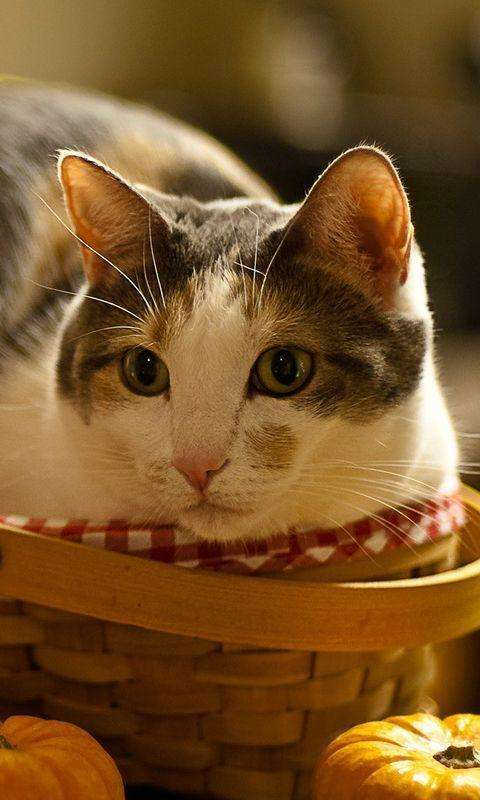
#> input picture resource/images/cat.jpeg, 480 x 800 px
$ python cannyedgedetection.py
#> lines starting #> are read from the running program, lines starting #| are printed output that depends on the picture; after the words box and inside, x2 and y2 are one past the last pixel; in counts of white or black regions, pixels touching at a corner belong together
#> further down, src is the input picture: shape (800, 480, 3); mean B, G, R 40.8, 84, 122
import cv2 as cv


# 边缘检测述算法
def edge_image(image):
    blurred = cv.GaussianBlur(image, (3, 3), 0)
    gray = cv.cvtColor(blurred, cv.COLOR_BGR2GRAY)
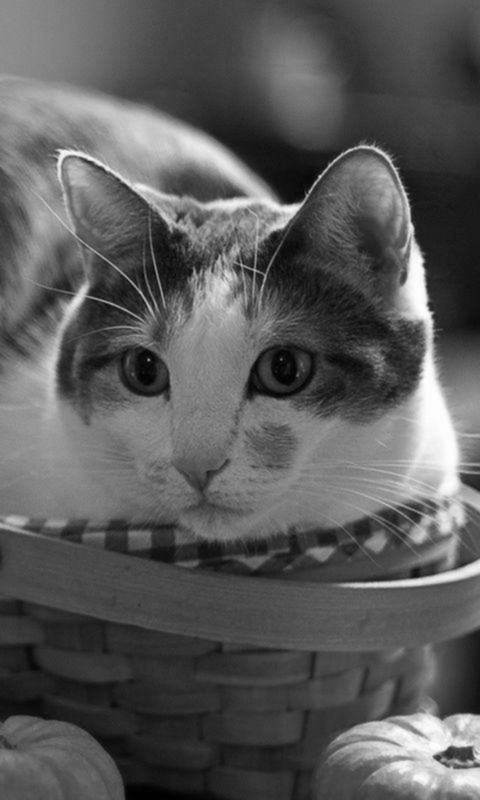
#> gray: shape (800, 480); min 0, max 255, mean 90.5
    xgrad = cv.Sobel(gray, cv.CV_16SC1, 1, 0)
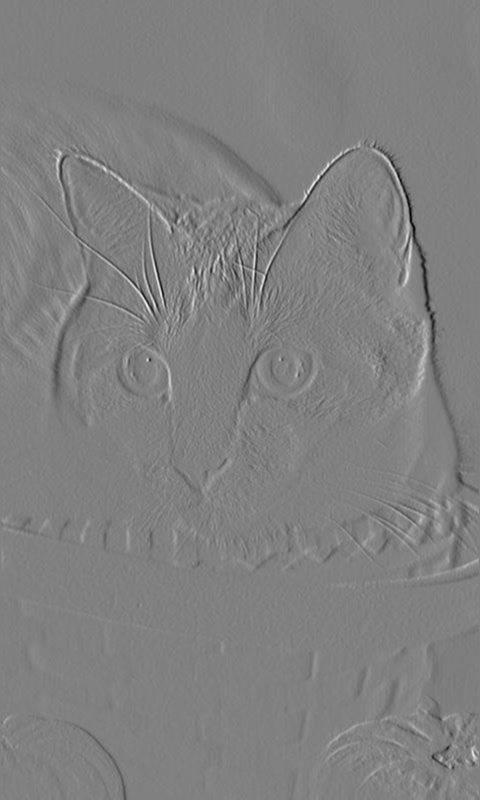
#> xgrad: shape (800, 480) int16; min -585, max 575, mean -0.2; drawn with min black and max white
    ygrad = cv.Sobel(gray, cv.CV_16SC1, 0, 1)
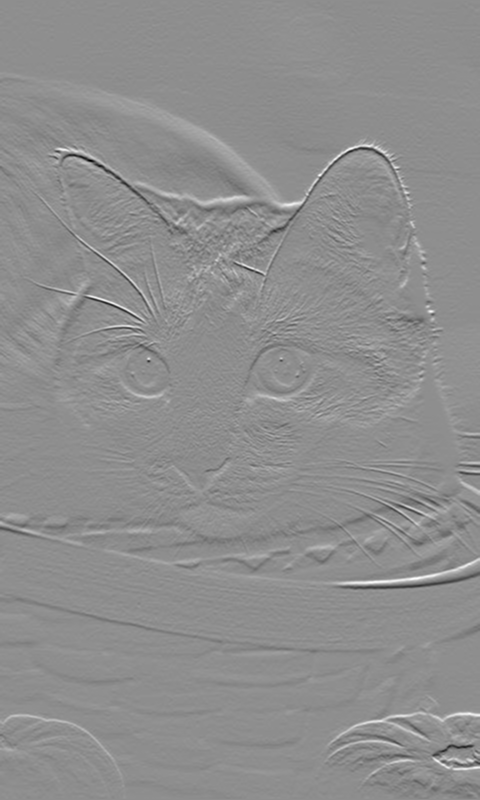
#> ygrad: shape (800, 480) int16; min -649, max 512, mean -0.3; drawn with min black and max white
    edge_output = cv.Canny(xgrad, ygrad, 50, 150)
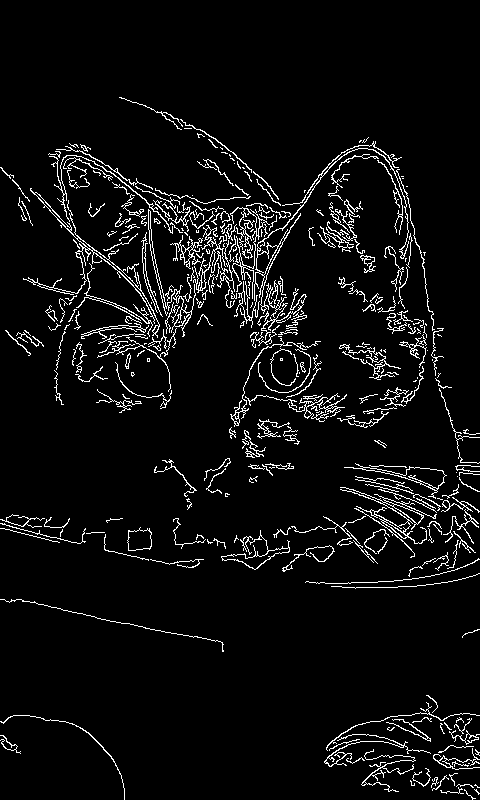
#> edge_output: shape (800, 480); 5.5% white in thin lines or dots, all inside (x1, y1, x2, y2) = (0, 97, 480, 800)
    cv.imshow("canny edge", edge_output)
    dst = cv.bitwise_and(image, image, mask=edge_output)
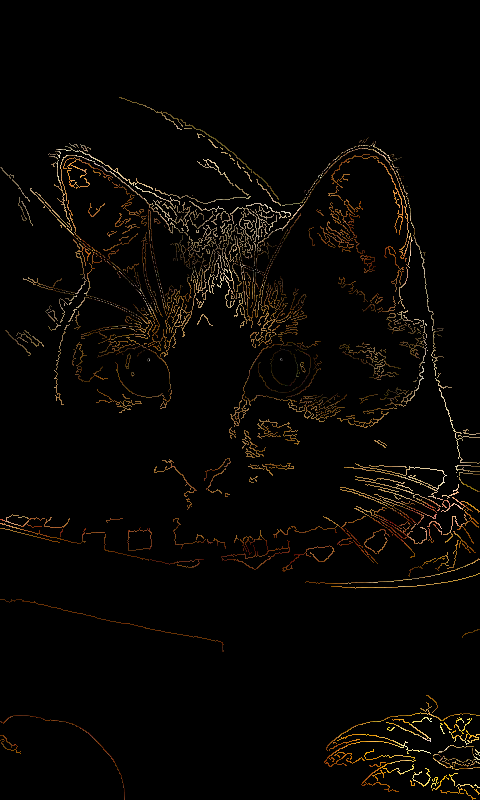
#> dst: shape (800, 480, 3); mean B, G, R 3, 5.4, 7.5
    cv.imshow("color edge", dst)


src = cv.imread("../resource/images/cat.jpeg")
cv.imshow("src", src)
edge_image(src)
cv.waitKey(0)
cv.destroyAllWindows()

$ run again, with resource/images/phone.jpeg copied over resource/images/cat.jpeg
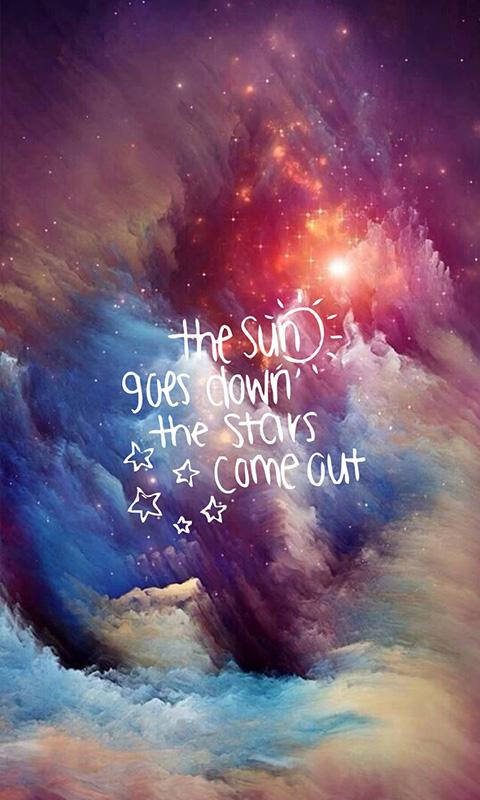
#> input picture resource/images/phone.jpeg, 480 x 800 px
#> src is the input picture: shape (800, 480, 3); mean B, G, R 115.3, 92.3, 121.7
#> in edge_image, `edge_output = cv.Canny(xgrad, ygrad, 50, 150)`:
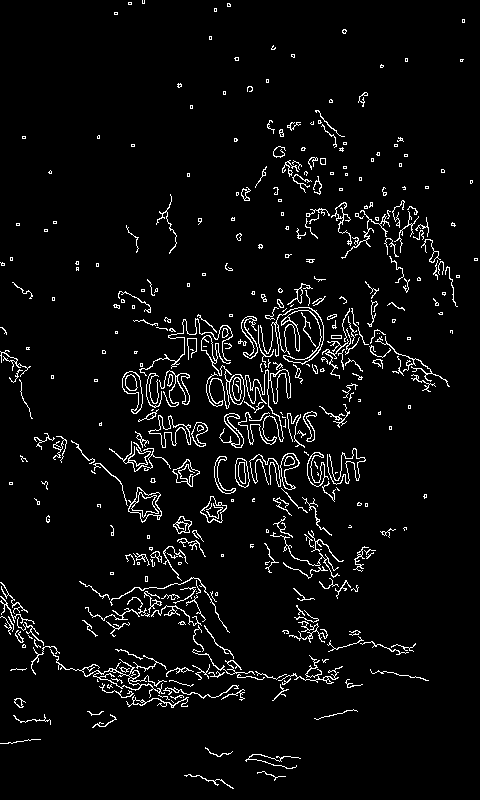
#> edge_output: shape (800, 480); 4.6% white in thin lines or dots
#> in edge_image, `dst = cv.bitwise_and(image, image, mask=edge_output)`:
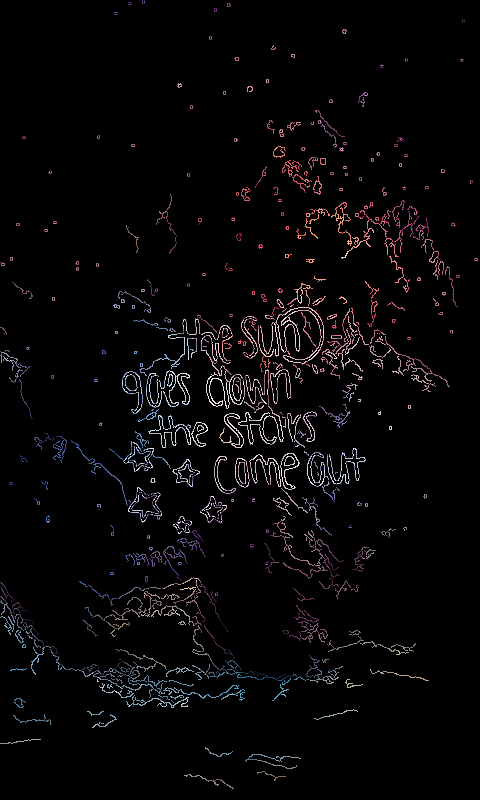
#> dst: shape (800, 480, 3); mean B, G, R 6.9, 6, 7.1
